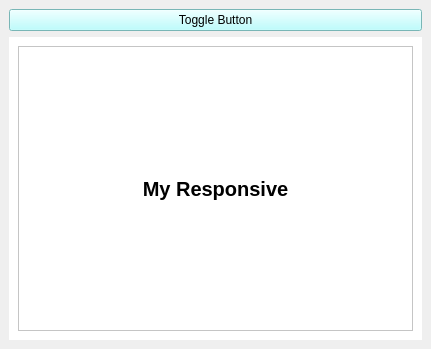
<?xml version="1.0" encoding="UTF-8"?>
<ui version="4.0">
 <class>MainWindow</class>
 <widget class="QMainWindow" name="MainWindow">
  <property name="geometry">
   <rect>
    <x>0</x>
    <y>0</y>
    <width>431</width>
    <height>349</height>
   </rect>
  </property>
  <property name="windowTitle">
   <string>MainWindow</string>
  </property>
  <property name="styleSheet">
   <string notr="true">color: rgb(0, 0, 0);</string>
  </property>
  <widget class="QWidget" name="centralwidget">
   <layout class="QVBoxLayout" name="verticalLayout_3">
    <item>
     <widget class="QPushButton" name="my_toggle_button">
      <property name="styleSheet">
       <string notr="true">background-color: rgb(170, 255, 255);</string>
      </property>
      <property name="text">
       <string>Toggle Button</string>
      </property>
     </widget>
    </item>
    <item>
     <widget class="QWidget" name="widget" native="true">
      <property name="styleSheet">
       <string notr="true">background-color: rgb(255, 255, 255);</string>
      </property>
      <layout class="QVBoxLayout" name="verticalLayout">
       <item>
        <widget class="QFrame" name="frame">
         <property name="frameShape">
          <enum>QFrame::StyledPanel</enum>
         </property>
         <property name="frameShadow">
          <enum>QFrame::Raised</enum>
         </property>
         <layout class="QVBoxLayout" name="verticalLayout_2">
          <item>
           <widget class="QLabel" name="label">
            <property name="font">
             <font>
              <pointsize>15</pointsize>
              <weight>75</weight>
              <bold>true</bold>
             </font>
            </property>
            <property name="text">
             <string>My Responsive</string>
            </property>
            <property name="alignment">
             <set>Qt::AlignCenter</set>
            </property>
           </widget>
          </item>
         </layout>
        </widget>
       </item>
      </layout>
     </widget>
    </item>
   </layout>
  </widget>
 </widget>
 <resources/>
 <connections/>
</ui>
